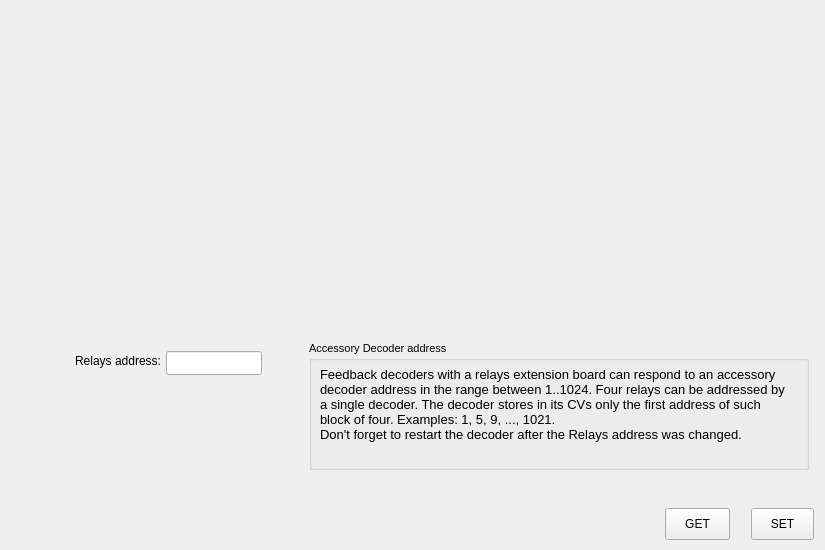
<?xml version='1.0' encoding='UTF-8'?>
<ui version="4.0">
 <class>RelaysTab</class>
 <widget class="QWidget" name="RelaysTab">
  <property name="geometry">
   <rect>
    <x>0</x>
    <y>0</y>
    <width>825</width>
    <height>550</height>
   </rect>
  </property>
  <widget class="QPushButton" name="buttonRelaysTabSet">
   <property name="geometry">
    <rect>
     <x>751</x>
     <y>508</y>
     <width>63</width>
     <height>32</height>
    </rect>
   </property>
   <property name="text">
    <string>SET</string>
   </property>
  </widget>
  <widget class="QPushButton" name="buttonRelaysTabGet">
   <property name="geometry">
    <rect>
     <x>665</x>
     <y>508</y>
     <width>65</width>
     <height>32</height>
    </rect>
   </property>
   <property name="text">
    <string>GET</string>
   </property>
  </widget>
  <widget class="QLineEdit" name="relaysAddress">
   <property name="geometry">
    <rect>
     <x>166</x>
     <y>351</y>
     <width>96</width>
     <height>24</height>
    </rect>
   </property>
   <property name="text">
    <string />
   </property>
   <property name="alignment">
    <set>Qt::AlignLeft|Qt::AlignVCenter</set>
   </property>
  </widget>
  <widget class="QLabel" name="label1">
   <property name="geometry">
    <rect>
     <x>59</x>
     <y>353</y>
     <width>102</width>
     <height>16</height>
    </rect>
   </property>
   <property name="text">
    <string>Relays address:</string>
   </property>
   <property name="alignment">
    <set>Qt::AlignRight|Qt::AlignVCenter</set>
   </property>
  </widget>
  <widget class="QGroupBox" name="groupBox2">
   <property name="geometry">
    <rect>
     <x>309</x>
     <y>341</y>
     <width>500</width>
     <height>129</height>
    </rect>
   </property>
   <property name="title">
    <string>Accessory Decoder address</string>
   </property>
   <property name="font">
    <font>
     <pointsize>8</pointsize>
    </font>
   </property>
   <widget class="QLabel" name="relaysExplanation">
    <property name="geometry">
     <rect>
      <x>11</x>
      <y>26</y>
      <width>471</width>
      <height>99</height>
     </rect>
    </property>
    <property name="text">
     <string>Feedback decoders with a relays extension board can respond to an accessory decoder address in the range between 1..1024. Four relays can be addressed by a single decoder. The decoder stores in its CVs only the first address of such block of four. Examples: 1, 5, 9, ..., 1021. Don't forget to restart the decoder after the Relays address was changed.</string>
    </property>
    <property name="alignment">
     <set>Qt::AlignLeft|Qt::AlignTop</set>
    </property>
    <property name="wordWrap">
     <bool>true</bool>
    </property>
    <property name="font">
     <font>
      <pointsize>10</pointsize>
      <bold>false</bold>
     </font>
    </property>
   </widget>
  </widget>
 </widget>
 <resources />
 <connections />
</ui>
